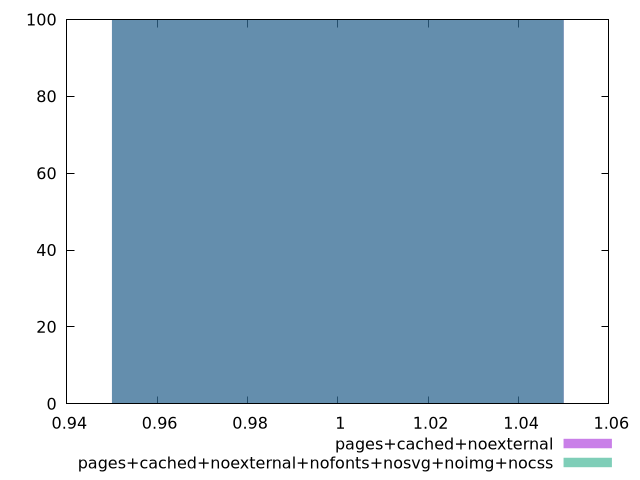

Recreate this plot in gnuplot.
$_pagesCachedNoexternal <<EOF
0 100
EOF
$_pagesCachedNoexternalNofontsNosvgNoimgNocss <<EOF
0 100
EOF
set key outside below
set terminal pngcairo
set output "report_00006_2020-11-02T20-21-41.718Z/uses-responsive-images/uses-responsive-images_pages+cached+noexternal_pages+cached+noexternal+nofonts+nosvg+noimg+nocss+hist.png"
set boxwidth 0.1
set style fill transparent solid 0.5 noborder
set yrange [0:100]
plot $_pagesCachedNoexternal title "pages+cached+noexternal" with boxes ,$_pagesCachedNoexternalNofontsNosvgNoimgNocss title "pages+cached+noexternal+nofonts+nosvg+noimg+nocss" with boxes ,
